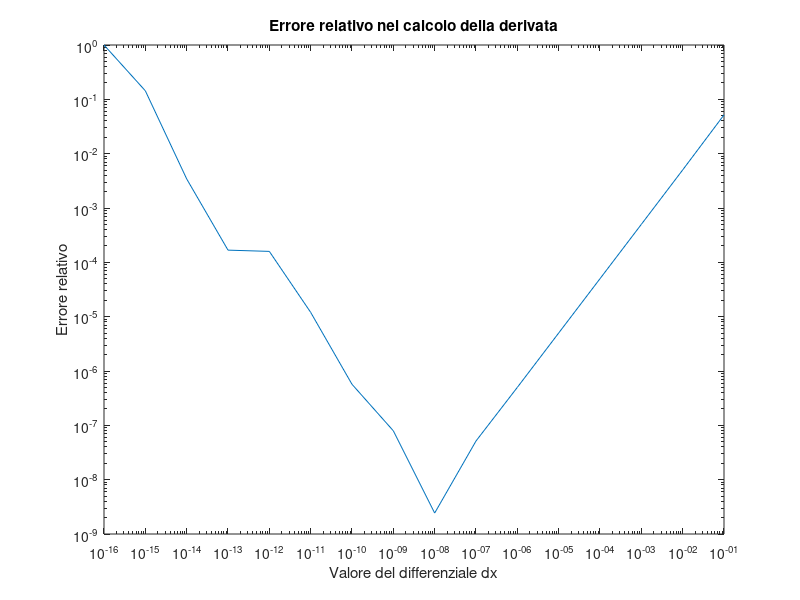

MATLAB code for this plot:
%% Calcolo Numerico

% Esercitazione 1
% Kevin Michael Frick

%% Calcolo dei parametri L ed U

fprintf("Ex 1\n");
UFL = realmin;
OFL = realmax;
beta = 2;
t = 1 - log(eps) / log(beta);
L = log(UFL) / log(beta);
U = log (OFL / (beta - (beta .^ (-t + 1)))) / log(beta);
fprintf("t = %i; L = %i; U = %i\n", t, L, U);

%% Calcolo della precisione macchina

fprintf("Ex 2\n");
calc_eps = 1;
while (1 + calc_eps > 1)
    calc_eps = calc_eps / 2;
end
calc_eps = calc_eps * 2;
fprintf("Eps = %g\n", calc_eps);
fprintf("Relative error = %g\n", abs(eps - calc_eps) / eps);

%% Calcolo di pi

fprintf("Ex 3\n");
calc_pi = 0;
j = -1;
for i = 0:1200
    if (mod(i, 2) > 0) 
        j = j * (-1);
        calc_pi = calc_pi + j / i;
    end
end
calc_pi = calc_pi * 4;
fprintf("Calculated pi = %g\n", calc_pi);
fprintf("Relative error = %g\n", abs(pi - calc_pi) / pi);

%% Calcolo di e

fprintf("Ex 4\n");
n = power(10, 14);
while (n < power(10, 17))
    calc_e = (1 + 1 / n) .^ n;
    fprintf("Calculated e = %g with n = %i\n", calc_e, n);
    fprintf("Relative error = %g with n = %i\n", abs((calc_e - exp(1)) / exp(1)), n);
    n = n * 10;
end

%% Calcolo della derivata di exp(x)

fprintf("Ex 5\n");
func = @(x)(exp(x));
calc_der_aux = @(x, h, f)((f(x + h) - f(x)) / h);
calc_err = @(k) abs((calc_der_aux(1, power(10, -k), func) - func(1))/func(1));
calculated_error = arrayfun(calc_err, 1:16);
loglog(arrayfun(@(x) power(10, -x), 1:16), calculated_error);
hold on;
title("Errore relativo nel calcolo della derivata");
xlabel("Valore del differenziale dx");
ylabel("Errore relativo");

err_min = calc_err(8);
hold off;
fprintf("err_min = %g", err_min);

